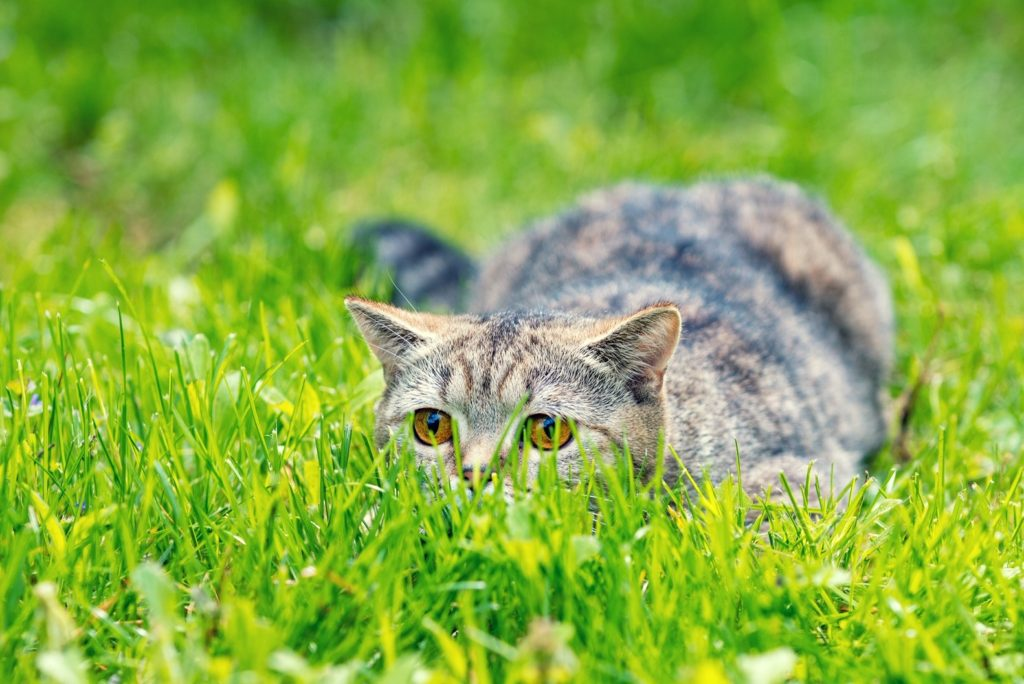
#> input picture hw3/data/test_wild3.jpeg, 1024 x 684 px
$ jupyter execute --allow-errors hw3.ipynb
#> lines starting #> are read from the running program, lines starting #| are printed output that depends on the picture
[cell 1]
import math
from pathlib import Path
from typing import Tuple, Callable, List
from IPython.display import display, Math, Image

import cv2
import numba
import numpy as np
import pandas as pd
import matplotlib.pyplot as plt
import cvxpy as cp

plt.rcParams['text.usetex'] = True

## Exercise 1:

[cell 2]
display(Image(filename="./images/hw3_p1a.png", height=400, width=500))

[cell 3]
display(Image(filename="./images/hw3_p1b.png", height=400, width=500))

[cell 4]
display(Image(filename="./images/hw3_p1c.png", height=400, width=500))

[cell 5]
display(Image(filename="./images/hw3_p1d.png", height=400, width=500))

# Problem 1d)

With $\lambda_i = 1$, we look at the Eigen Decomposition of $A$:

$$A = Q I Q^{-1} = Q Q^{-1} = I $$

Since we maximized $\mathcal{p} (\mathcal{D} \vert \Sigma)$ with respect to $\lambda_i$, we have:

$$ A = \Sigma^{-1} \tilde{\Sigma} = \Sigma^{-1}_{ML} \tilde{\Sigma} = I $$

Thus,

$$ \Sigma_{ML} = \tilde{\Sigma} $$

### Problem 1f:
An alternative to finding this result, at least numerically would be Gradient Descent.

### Problem 1g:
An unbiased estimate is:

[cell 6]
display(Math(r"\hat{\Sigma}_{unbias} = \frac{1}{N-1} \sum_{n=1}^{N} (\vec{x}_n - \hat{\vec{\mu}})(\vec{x}_n - \hat{\vec{\mu}})^T"))

[cell 7]
# Load the training data
def data_directory() -> Path:
    return Path().cwd() / "data"

#> (the rest of this cell did not finish here and is left out)

## Exercise 2: Bayesian Decision Rule

[cell 8]
display(Image(filename="./images/hw3_p2a.png", height=400, width=500))

### Problem 2b:

#> (a cell that did not finish here is left out)

### Problem 2c:

#> (a cell that did not finish here is left out)

### Problem 2d:

#> (a cell that did not finish here is left out)

### Problem 2e:

[cell 12]
img = cv2.imread(str(data_directory() / "test_wild3.jpeg"))
#> img is the input picture: shape (684, 1024, 3); mean B, G, R 67.6, 175.6, 135.2
converted = cv2.cvtColor(img, cv2.COLOR_BGR2GRAY)
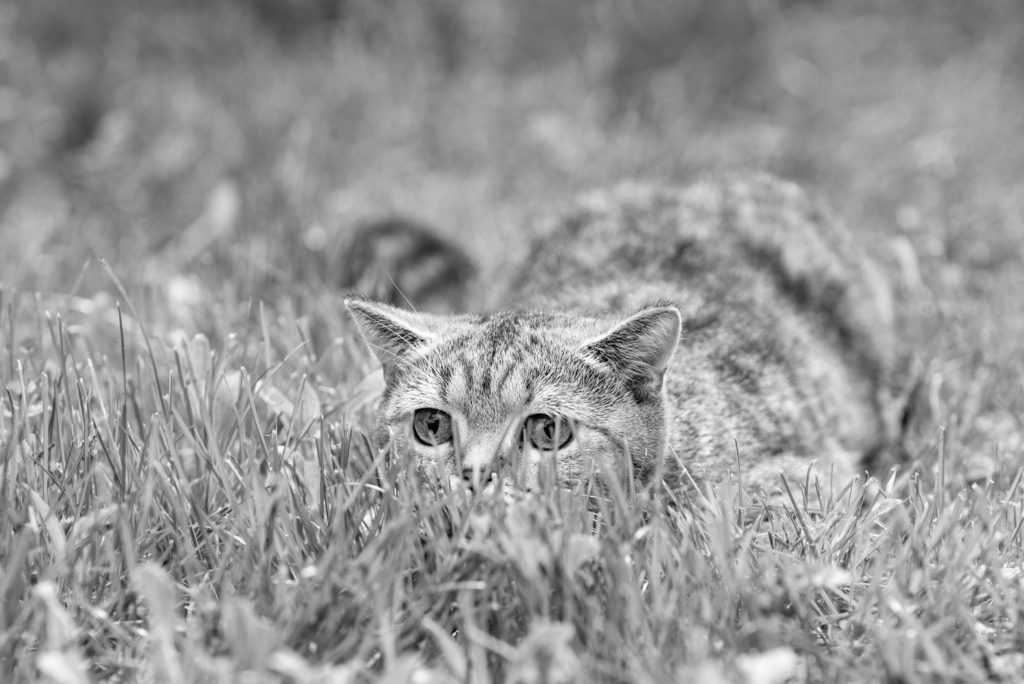
#> converted: shape (684, 1024); min 0, max 254, mean 151.2
converted: np.matrix = np.asarray(converted) / 255

#> (the rest of this cell did not finish here and is left out)


$ run again, with hw3/data/test_wild.jpeg copied over hw3/data/test_wild3.jpeg
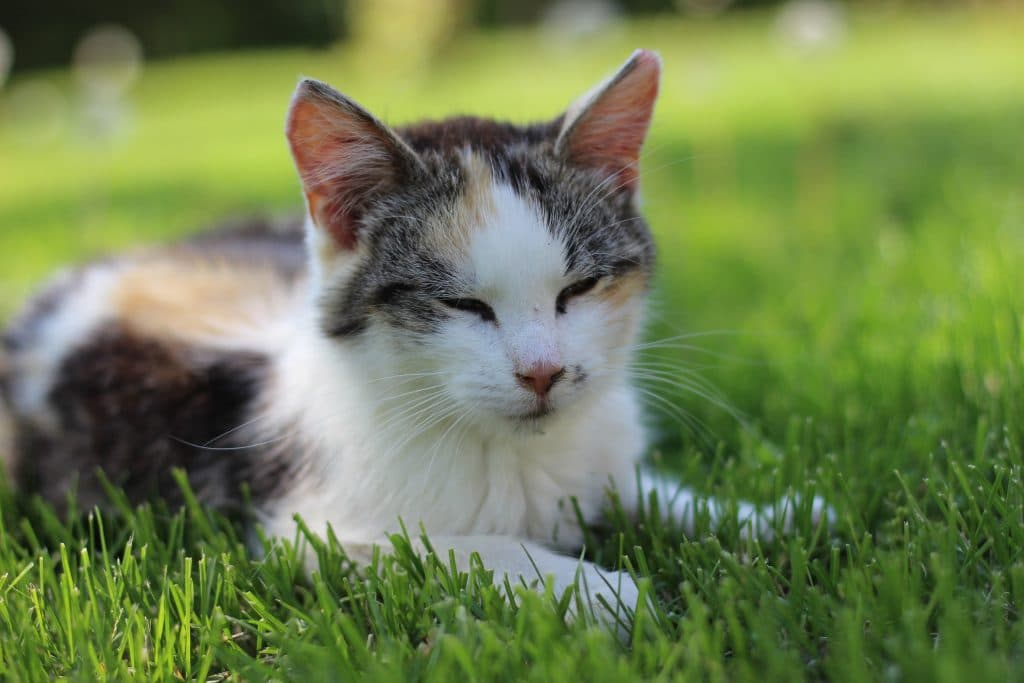
#> input picture hw3/data/test_wild.jpeg, 1024 x 683 px
#> img is the input picture: shape (683, 1024, 3); mean B, G, R 79.7, 128.1, 111.4
#> `converted = cv2.cvtColor(img, cv2.COLOR_BGR2GRAY)`:
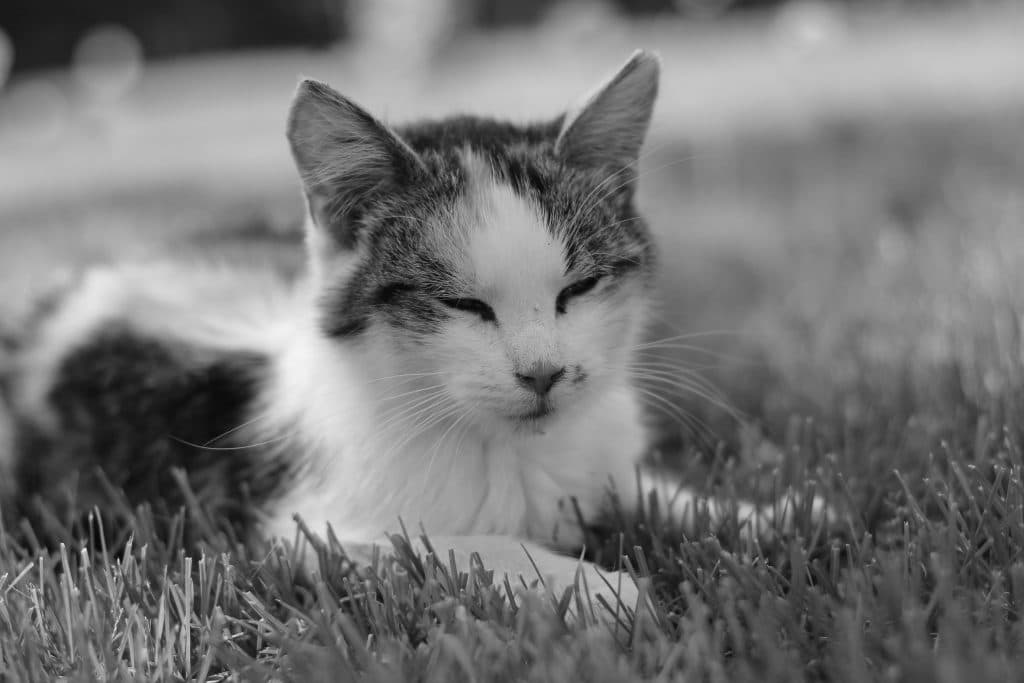
#> converted: shape (683, 1024); min 0, max 245, mean 117.6
